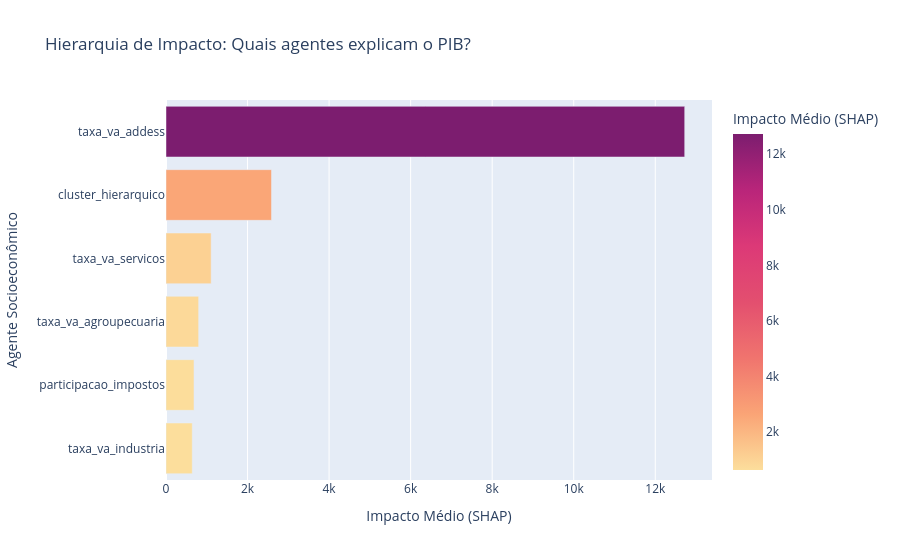

Notebook source saved alongside this figure:
### Markdown cell above
### Barplot - Hierarquia de Impacto: Quais agentes explicam o PIB?

### Code cell
# 1. Calcular a importância média (tirando o valor absoluto)
# Se shap_values for uma lista (classificação), use shap_values[0]
avg_shap = np.abs(shap_values).mean(axis=0)

# 2. Criar DataFrame para o Plotly
importance_df = pd.DataFrame({
    'Agente Socioeconômico': X_test_amostra.columns,
    'Impacto Médio (SHAP)': avg_shap
})

# 3. Ordenar para o gráfico ficar em escada
importance_df = importance_df.sort_values(by='Impacto Médio (SHAP)', ascending=True)

fig = px.bar(importance_df, 
             x='Impacto Médio (SHAP)', 
             y='Agente Socioeconômico',
             orientation='h',
             color='Impacto Médio (SHAP)',
             color_continuous_scale='Sunsetdark',
             title='Hierarquia de Impacto: Quais agentes explicam o PIB?')

# fig.update_layout(yaxis={'categoryorder':'total ascending'})

fig.write_html(f"{INTERACTIVE_REPORTS_PATH}/02_hierarquia_de_impacto_agentes_explicam_PIB.html", 
                  include_plotlyjs='cdn', # Carrega a biblioteca via web (deixa o arquivo leve)
                  full_html=True)
fig.show()

### Figure 1 — Plotly figure (JSON) as saved in the notebook; plotly's stock layout.template omitted (floating-point values rounded to 4 significant figures)
{"data": [{"hovertemplate": "Impacto Médio (SHAP)=%{marker.color}<br>Agente Socioeconômico=%{y}<extra></extra>", "legendgroup": "", "marker": {"color": [643.6, 686.6, 800.6, 1108.0, 2588.0, 12720.0], "coloraxis": "coloraxis", "pattern": {"shape": ""}}, "name": "", "orientation": "h", "showlegend": false, "textposition": "auto", "type": "bar", "x": [643.6, 686.6, 800.6, 1108.0, 2588.0, 12720.0], "xaxis": "x", "y": ["taxa_va_industria", "participacao_impostos", "taxa_va_agroupecuaria", "taxa_va_servicos", "cluster_hierarquico", "taxa_va_addess"], "yaxis": "y"}], "layout": {"barmode": "relative", "coloraxis": {"colorbar": {"title": {"text": "Impacto Médio (SHAP)"}}, "colorscale": [[0, "rgb(252, 222, 156)"], [0.1667, "rgb(250, 164, 118)"], [0.3333, "rgb(240, 116, 110)"], [0.5, "rgb(227, 79, 111)"], [0.6667, "rgb(220, 57, 119)"], [0.8333, "rgb(185, 37, 122)"], [1, "rgb(124, 29, 111)"]]}, "legend": {"tracegroupgap": 0}, "title": {"text": "Hierarquia de Impacto: Quais agentes explicam o PIB?"}, "xaxis": {"anchor": "y", "domain": [0, 1], "title": {"text": "Impacto Médio (SHAP)"}}, "yaxis": {"anchor": "x", "domain": [0, 1], "title": {"text": "Agente Socioeconômico"}}}}
